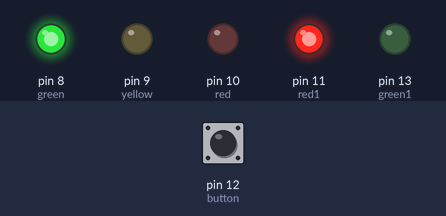
Bench run of a sketch on a simulated Arduino Uno, built with avr-gcc and run on an emulated ATmega328P. Shown: output pins drawn as LEDs (lit = HIGH). Inputs (shaded band) come from the test bench; at power-on: pin 12 (button) LOW.

Above: at 1.2 s.
1.3 s: pin 12 (button) pulled HIGH for 0.15 s
At 1.9 s:
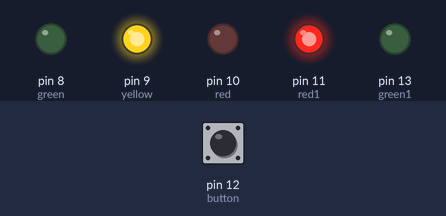
At 5.4 s:
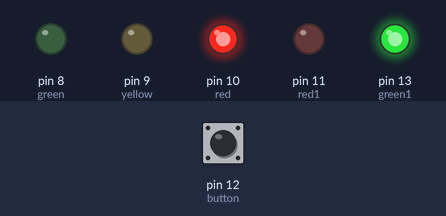
Timing chart, 0 to 12.8 s (numbered marks = the images above; inputs shaded):
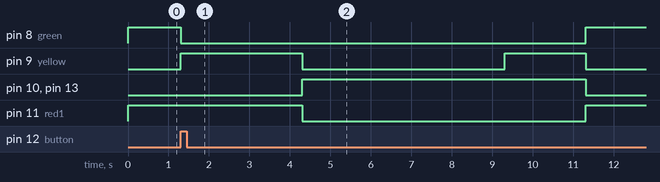

The sketch:

cross_road_traffic_light.ino
```cpp
int red = 10;
int yellow = 9;
int green = 8;
int red1 = 11;
int green1 = 13;
int button = 12;

void setup() {
  pinMode(red, OUTPUT);
  pinMode(yellow, OUTPUT);
  pinMode(green, OUTPUT);
  pinMode(red1, OUTPUT);
  pinMode(green1, OUTPUT);

  pinMode(button, INPUT);
  digitalWrite(green,HIGH);
  digitalWrite(red1,HIGH);

}

void loop() {
   if(digitalRead(button) == HIGH) {
      delay(5);
    if(digitalRead(button) == HIGH){
   changeLights();
    delay(5000);
    }
   }
}
void changeLights(){
    // yellow on 3s will green off
    digitalWrite(green, LOW);
    digitalWrite(yellow, HIGH);
    delay(3000);

    // red on 5s will yellow off
    digitalWrite(yellow, LOW);
    digitalWrite(red, HIGH);
    digitalWrite(green1, HIGH);
    digitalWrite(red1, LOW);
    delay(5000);

    // red and yellow on 2 seconds will red is on
    digitalWrite(yellow, HIGH);
    delay(2000);

    // turn off red and yellow will green on 3s
    digitalWrite(yellow, LOW);
    digitalWrite(red, LOW);
    digitalWrite(green, HIGH);
    digitalWrite(red1, HIGH);
    digitalWrite(green1, LOW);
    delay(3000);

}
```

Measured:
- after the input at 1.3 s, pin 8 (green): HIGH → LOW at once, → HIGH 10.0 s later; pin 9 (yellow): LOW → HIGH at once, → LOW 3.0 s later, → HIGH 5.0 s later, → LOW 2.0 s later; pin 10 (red), pin 13 (green1): LOW → HIGH after 3.0 s, → LOW 7.0 s later; pin 11 (red1): HIGH → LOW after 3.0 s, → HIGH 7.0 s later
